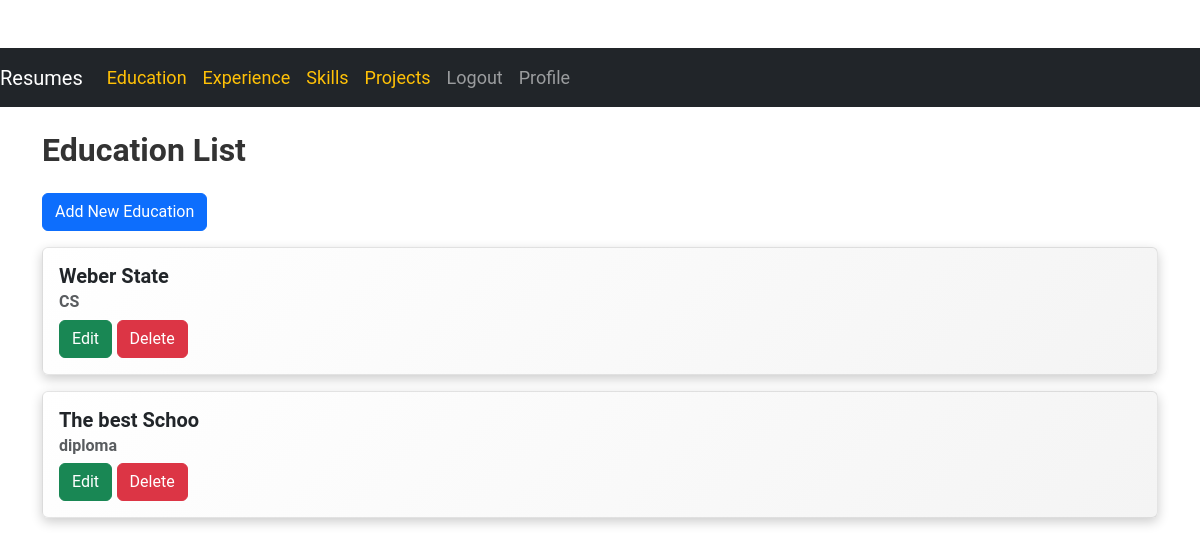
The app's page /portfolio/education/ (signed in) with its own data.
### myapp/models.py (models this page shows, shortened)
class Education(models.Model):
    school_name = models.CharField(max_length=200)
    degree = models.CharField(max_length=200)
    start_date = models.DateField()
    end_date = models.DateField()

### myapp/views.py (the view)
# urls.py: path('education/', education_list, name='education_list'),
@login_required
def education_list(request):
    educations = Education.objects.all()
    return render(request, 'myapp/education_list.html', {'education_list': educations})

### myapp/templates/myapp/education_list.html (shortened to what this page needs)
{% extends 'myapp/base.html' %}
{% block body %}
<div class="container mt-4">
    <h2 class="mb-4">Education List</h2>
    <a href="{% url 'myapp:education_create' %}" class="btn btn-primary mb-3">Add New Education</a>
    {% for education in education_list %}
    <div class="card mb-3">
        <div class="card-body">
            <h5 class="card-title">{{ education.school_name }}</h5>
            <h6 class="card-subtitle mb-2 text-muted">{{ education.degree }}</h6>
            <a href="{% url 'myapp:education_update' education.id %}" class="btn btn-success">Edit</a>
            <a href="{% url 'myapp:education_delete' education.id %}" class="btn btn-danger">Delete</a>
        </div>
    </div>
    {% empty %}
    <p class="text-muted">No education records found.</p>
    {% endfor %}
</div>
{% endblock %}

### myapp/static/portfolio/style.css (style rules this page uses)
body { font-family: 'Roboto', sans-serif; font-size: 18px; color: #333; padding-top: 60px; }
h1, h2, h3, h4, h5, h6 { font-weight: 700; }
.card { border: 1px solid rgba(0, 0, 0, 0.1); box-shadow: 0 4px 12px rgba(0, 0, 0, 0.2); background: linear-gradient(135deg, #ffffff, #f4f4f4); transition: all 0.3s ease-in-out; }

### records on screen
Education: school_name "Weber State", degree "CS"
Education: school_name "The best Schoo", degree "diploma"
